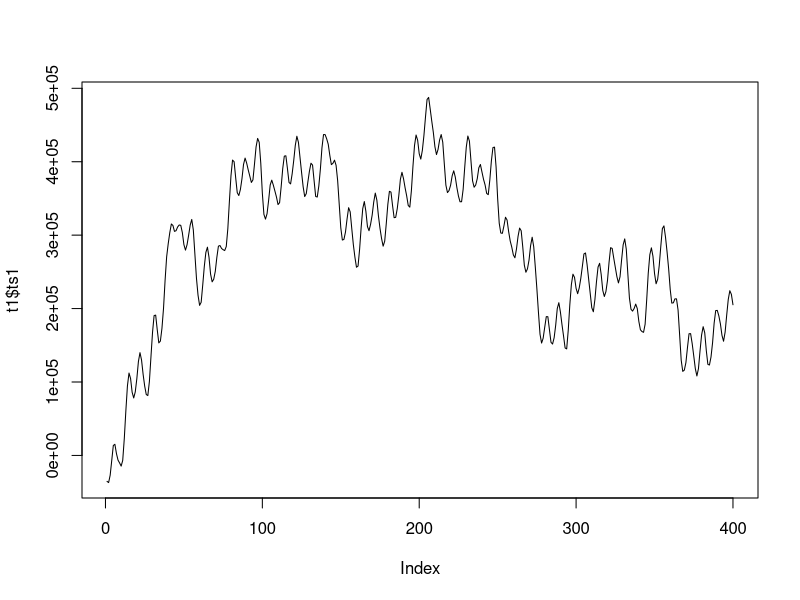
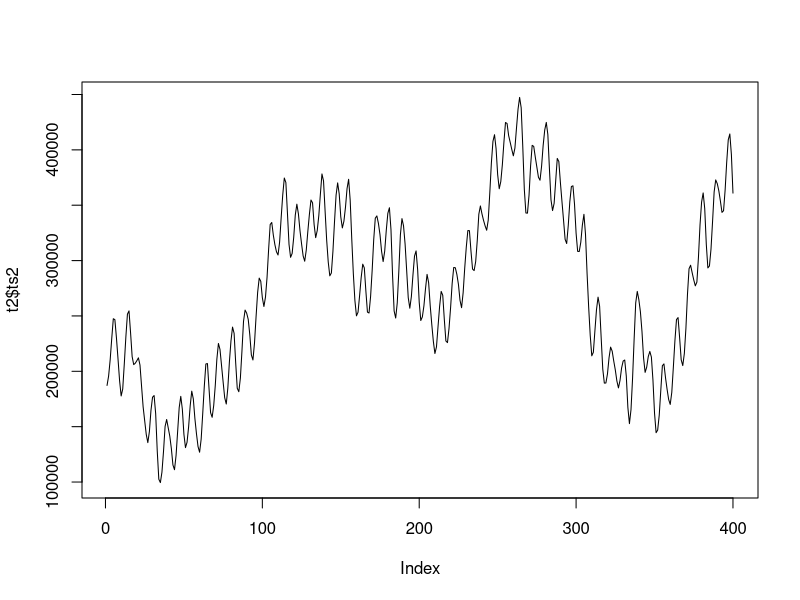
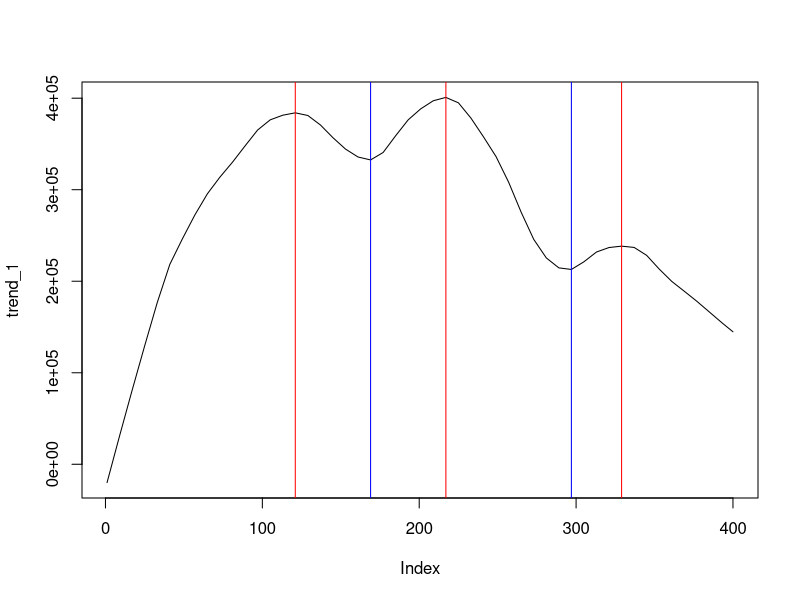
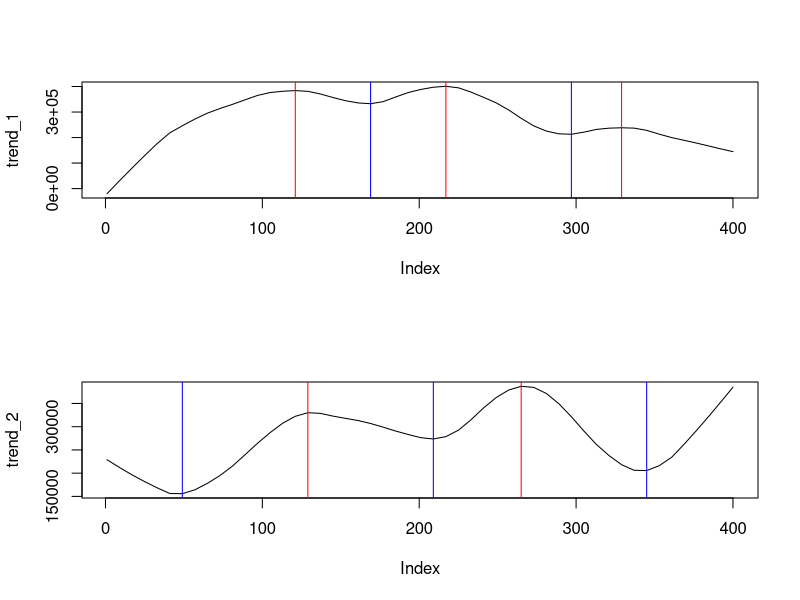

These charts were generated, in order, by the following R code:
## ---- chunk 1
# reading data sources, 2 time series
t1=read.csv("ts_1.txt")
t2=read.csv("ts_2.txt")


# plotting...
plot(t1$ts1, type = 'l')
plot(t2$ts2, type = 'l')

## ---- chunk 2
# first create the time series object, with frequency = 50, and then apply the stl function.
stl_1=stl(ts(t1$ts1, frequency=50), "periodic")
stl_2=stl(ts(t2$ts2, frequency=50), "periodic")
## ---- chunk 3
ts_max<-function(signal)
{
  points_max=which(diff(sign(diff(signal)))==-2)+1
  return(points_max)
}

ts_min<-function(signal)
{
  points_min=which(diff(sign(diff(-signal)))==-2)+1
  return(points_min)
}
## ---- chunk 4
trend_1=as.numeric(stl_1$time.series[,2])

max_1=ts_max(trend_1)
min_1=ts_min(trend_1)
	

## Plotting final results
plot(trend_1, type = 'l') 
abline(v=max_1, col="red") 
abline(v=min_1, col="blue")

## ---- chunk 5
# When occurs the max points:
max_1

# When occurs the min points:
min_1
## ---- chunk 6
trend_2=as.numeric(stl_2$time.series[,2])

max_2=ts_max(trend_2)
min_2=ts_min(trend_2)

# create two aligned plots	
par(mfrow=c(2,1))

## Plotting series 1
plot(trend_1, type = 'l') 
abline(v=max_1, col="red") 
abline(v=min_1, col="blue")

## Plotting series 2
plot(trend_2, type = 'l') 
abline(v=max_2, col="red") 
abline(v=min_2, col="blue")

